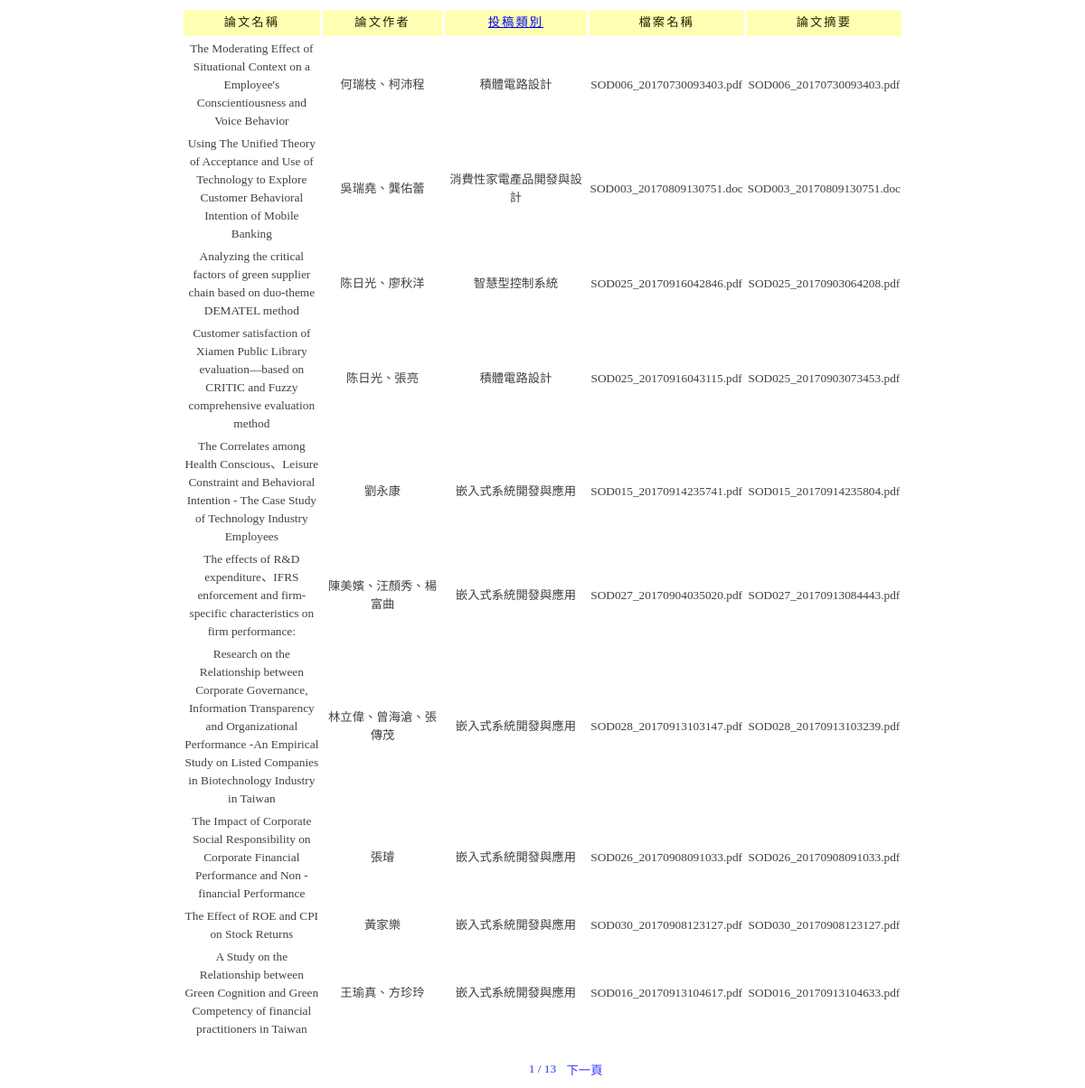
Page /admin/paper1.php (signed in) on the committed database.
### tables this page shows
CREATE TABLE `papers` (
  `serial` int(11) NOT NULL auto_increment,
  `id` varchar(255) NOT NULL,
  `papername` varchar(255) NOT NULL,
  `paperchinesename` varchar(255) default NULL,
  `paperman` varchar(255) NOT NULL,
  `category` varchar(255) NOT NULL,
  `papernumber` varchar(255) NOT NULL,
  `nscno` varchar(255) NOT NULL,
  `filename` varchar(255) NOT NULL,
  `raw_file` varchar(255) NOT NULL,
  `abstract` varchar(255) NOT NULL,
  `raw_abstract` varchar(255) NOT NULL,
  `addtime` varchar(255) NOT NULL,
  `edittime` varchar(255) NOT NULL,
  `boss` varchar(255) default NULL,
  `reviewer1` varchar(255) NOT NULL,
  `reviewer2` varchar(255) NOT NULL,
  `accept` varchar(255) NOT NULL default '0',
  `notify` varchar(255) NOT NULL default '0',
  `excellent` varchar(255) NOT NULL default '0',
  `final_file` varchar(255) NOT NULL,
  `final_rawfile` varchar(255) NOT NULL,
  `final_abstract` varchar(255) NOT NULL,
  `final_rawabstract` varchar(255) NOT NULL,
  `final_addtime` varchar(255) NOT NULL,
  `final_edittime` varchar(255) NOT NULL,
  `chk_state` varchar(255) NOT NULL default '0',
  `uploadname` varchar(200) NOT NULL,
  `nsc_papername` varchar(255) default NULL,
  `nsc_number` varchar(255) default NULL,
  `nsc_usename` varchar(255) default NULL,
  `bestreviewer1` varchar(255) default NULL,
  `bestreviewer2` varchar(255) default NULL,
  `bestpaper` varchar(255) default NULL,
  `dream` varchar(255) default NULL,
  PRIMARY KEY  (`serial`)
);

### admin/paper1.php (the view, shortened to what this page needs)
<?php
require "../db.php";
$result=mysql_query("Select * from papers");
$disscuss_count=mysql_num_rows($result);
$read_num="10";
$all_page=ceil($disscuss_count/$read_num);
?>
<!DOCTYPE html>
<html lang="zh-hant-TW">
<head>
</head>
<body>
<div align="center">
<table width="800" cellspacing="3">
 <tr>
     <td width="165" class=title>論文名稱</a></td>
     <td width="165" class=title>論文作者</td>
     <td width="200" class=title><a href="paper1.php?sort=category">投稿類別</a></td>
     <td width="100" class=title>檔案名稱</td>
     <td width="100" class=title>論文摘要</td>
 </tr>
<?php
if(empty($page_num))$page_num="1";
$start_num=$read_num*($page_num-1);
if(empty($sort))$sort="serial";
$str = "select serial,papername,paperman,category,filename,abstract  from papers order by $sort limit $start_num,$read_num";
$list = mysql_query($str,$link);
while(list($serial,$papername,$paperman,$category,$filename,$abstract ) = mysql_fetch_row($list))
{
?>         <tr>
              <td class=content><?php echo $papername; ?></td>
              <td class=content><?php echo $paperman; ?></td>
<?php
      if($category=="2")$category_name="智慧型控制系統";
      if($category=="3")$category_name="積體電路設計";
      if($category=="4")$category_name="消費性家電產品開發與設計";
      if($category=="5")$category_name="嵌入式系統開發與應用";
?>
              <td class=content><?php echo $category_name; ?></td>
              <td class=content><?php echo $filename; ?></td>
              <td class=content><?php echo $abstract; ?></td>
          </tr>
<?php
 }
?>
</table>
<br>
<table>
 <tr>
<?php
if($page_num>1)
{
   $pre=$page_num-1;
   echo "			<td width=\"50\" style=\"padding:2 0 0 5;cursor:hand;\" onmouseover=\"this.style.color='#FF0000';\" onmouseout=\"this.style.color='';\" onclick=\"location.href='paper1.php?page_num=$pre&sort=$sort';\" class=up_next>上一頁</td>\n";
}
else
{
   echo "			<td width=\"50\">     </td>\n";
}
?>
			<td width="35" class=up_next><?php echo $page_num; ?> / <?php echo $all_page;?></td>
<?php
if($page_num<$all_page)
{
   $next=$page_num+1;
   echo "			<td width=\"50\" style=\"padding:2 0 0 5;cursor:hand;\" onmouseover=\"this.style.color='#FF0000';\" onmouseout=\"this.style.color='';\" onclick=\"location.href='paper1.php?page_num=$next&sort=$sort';\" class=up_next>下一頁</td>\n";
}
else
{
   echo "			<td width=\"50\">     </td>\n";
}
?>
</tr>
</table>
</div>
</html>

### admin/paper1.php (style rules this page uses)
.title { background-color: rgb(255, 255, 180); font-size: 10pt; color: rgb(34, 34, 0); text-align:center; line-height: 20pt; letter-spacing:2px; }
.content { color: rgb(65, 65, 65); font-size: 10pt; line-height: 15pt; text-align:center; }
.up_next { color: rgb(51, 51, 255); font-size: 10pt; text-align:center; }

### rows in the picture
papers: papername "The Moderating Effect of Situational Context on a Employee's Conscientiousness and Voice Behavior", paperman "何瑞枝、柯沛程", category "積體電路設計", filename "SOD006_20170730093403.pdf", abstract "SOD006_20170730093403.pdf"
papers: papername "Using The Unified Theory of Acceptance and Use of Technology to Explore Customer Behavioral Intention of Mobile Banking", paperman "吳瑞堯、龔佑蕾", category "消費性家電產品開發與設計", filename "SOD003_20170809130751.doc", abstract "SOD003_20170809130751.doc"
papers: papername "Analyzing the critical factors of green supplier chain based on duo-theme DEMATEL method", paperman "陈日光、廖秋洋", category "智慧型控制系統", filename "SOD025_20170916042846.pdf", abstract "SOD025_20170903064208.pdf"
papers: papername "Customer satisfaction of Xiamen Public Library evaluation―based on CRITIC and Fuzzy comprehensive evaluation method", paperman "陈日光、張亮", category "積體電路設計", filename "SOD025_20170916043115.pdf", abstract "SOD025_20170903073453.pdf"
papers: papername "The Correlates among Health Conscious、Leisure Constraint and Behavioral Intention - The Case Study of Technology Industry Employees", paperman "劉永康", category "嵌入式系統開發與應用", filename "SOD015_20170914235741.pdf", abstract "SOD015_20170914235804.pdf"
papers: papername "The effects of R&D expenditure、IFRS enforcement and firm-specific characteristics on firm performance:", paperman "陳美嬪、汪顏秀、楊富曲", category "嵌入式系統開發與應用", filename "SOD027_20170904035020.pdf", abstract "SOD027_20170913084443.pdf"
papers: papername "Research on the Relationship between Corporate Governance, Information Transparency and Organizational Performance -An Empirical Study on Listed Companies in Biotechnology Industry in Taiwan", paperman "林立偉、曾海滄、張傳茂", category "嵌入式系統開發與應用", filename "SOD028_20170913103147.pdf", abstract "SOD028_20170913103239.pdf"
papers: papername "The Impact of Corporate Social Responsibility on Corporate Financial Performance and Non - financial Performance", paperman "張璿", category "嵌入式系統開發與應用", filename "SOD026_20170908091033.pdf", abstract "SOD026_20170908091033.pdf"
papers: papername "The Effect of ROE and CPI on Stock Returns", paperman "黃家樂", category "嵌入式系統開發與應用", filename "SOD030_20170908123127.pdf", abstract "SOD030_20170908123127.pdf"
papers: papername "A Study on the Relationship between Green Cognition and Green Competency of financial practitioners in Taiwan", paperman "王瑜真、方珍玲", category "嵌入式系統開發與應用", filename "SOD016_20170913104617.pdf", abstract "SOD016_20170913104633.pdf"

### other values in the picture
$page_num "1"
$all_page "13"
